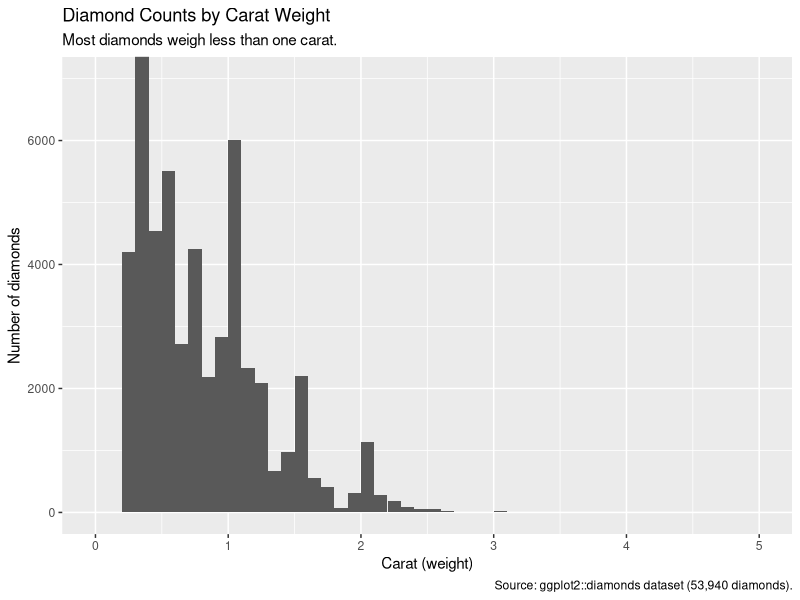

The R source for this figure:
library(tidyverse)

hist_p <- ggplot(diamonds, aes(x = carat)) +
  geom_histogram(binwidth = 0.1, boundary = 0) +
  scale_x_continuous(breaks = 0:5) +
  scale_y_continuous(breaks = seq(0, 7000, by = 2000)) +
  coord_cartesian(xlim = c(0, 5), ylim = c(0, 7000)) +
  labs(
    title = "Diamond Counts by Carat Weight",
    subtitle = "Most diamonds weigh less than one carat.",
    x = "Carat (weight)",
    y = "Number of diamonds",
    caption = "Source: ggplot2::diamonds dataset (53,940 diamonds)."
  )

ggsave(plot = hist_p, file = "diamonds.png")
